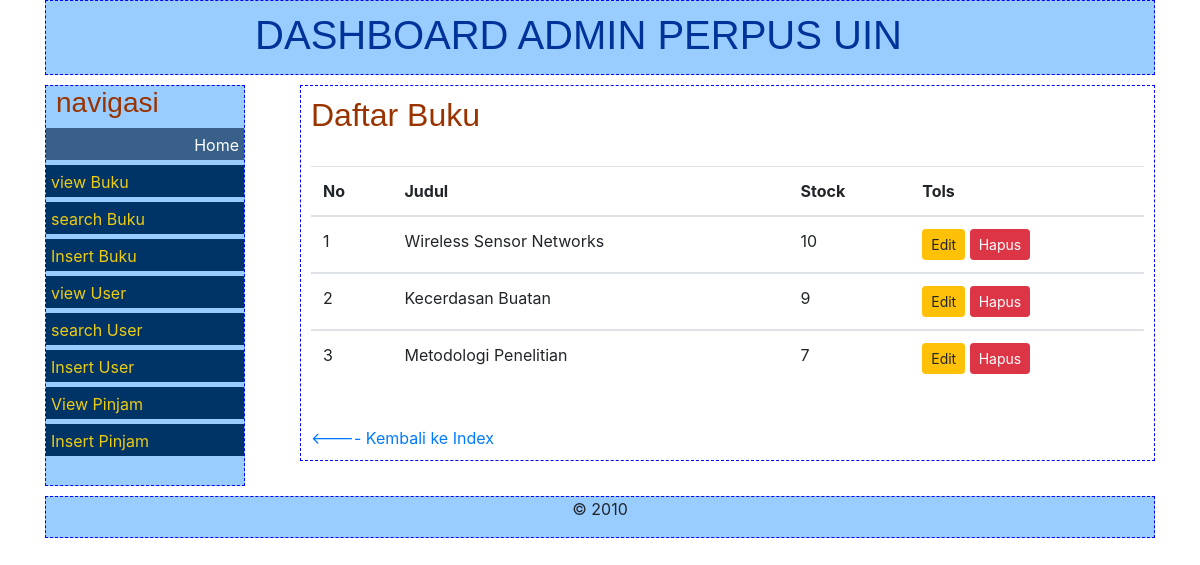
The app's page /dashboardAdmin.php?module=viewBuku with its own data.
### tables this page shows
CREATE TABLE `books` (
  `id` int(11) NOT NULL,
  `judul` varchar(255) DEFAULT NULL,
  `image` text DEFAULT NULL,
  `stock` int(11) DEFAULT NULL,
  PRIMARY KEY (`id`)
);

### konten/viewBuku.php (the view, shortened to what this page needs)
<!DOCTYPE html>
<html lang="en">
<head>
</head>
<body>
  <h2>Daftar Buku</h2> <br>
  <table class="table">
    <thead>
      <tr>
        <th scope="col">No</th>
        <th scope="col">Judul</th>
        <th scope="col">Stock</th>
        <th scope="col">Tols</th>
      </tr>
    </thead>
    <?php
    include "koneksi.php";
    $select = mysqli_query($conn, "SELECT * FROM books ORDER BY id DESC");
    $id = 1;
    while ($buff = mysqli_fetch_array($select)) : ?>
      <tbody>
        <tr>
          <td><?php echo $id; ?></td>
          <td><?php echo $buff['judul']; ?></td>
          <td><?php echo $buff['stock']; ?></td>
          <td><a href="?id=<?php echo $buff['id']; ?>&module=edit#pos"><button type="button" class="btn btn-warning btn-sm" >Edit</button></a>
            <a href="deleteBuku.php?id=<?php echo $buff['id']; ?>"><button type="button" class="btn btn-danger btn-sm">Hapus</button>
            </a>
          </td>
      <?php $id++;  ?>
    <?php endwhile; ?>
  </table>
  <br>
  <a href="index.php"><---- Kembali ke Index</a>
</body>
</html>

### dashboardAdmin.php (style rules this page uses)
#page h2 { color: #993300; font-family: 'trebuchet ms', Arial, Helvetica, sans-serif; }

### records on screen
books: judul "Wireless Sensor Networks", stock "10"
books: judul "Kecerdasan Buatan", stock "9"
books: judul "Metodologi Penelitian", stock "7"
